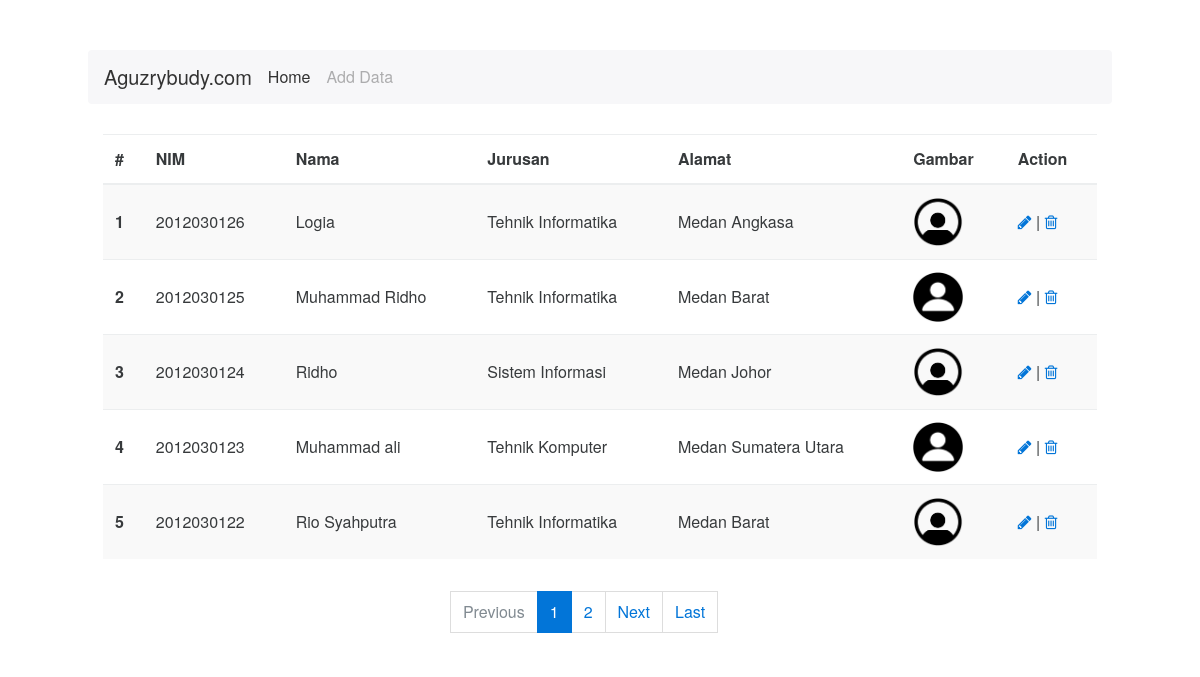
The page / on the database its author committed.
### tables this page shows
CREATE TABLE `mahasiswa` (
  `id` int(11) NOT NULL,
  `nim` varchar(255) DEFAULT NULL,
  `nama` varchar(255) DEFAULT NULL,
  `jurusan` varchar(255) DEFAULT NULL,
  `alamat` text,
  `gambar` varchar(255) DEFAULT NULL
);

### read.php (the view, shortened to what this page needs)
<table class="table table-striped">
    <thead>
      <tr>
        <th>#</th>
        <th>NIM</th>
        <th>Nama</th>
        <th>Jurusan</th>
        <th>Alamat</th>
        <th>Gambar</th>
        <th>Action</th>
      </tr>
    </thead>
    <tbody>
    <?php
      $mahasiswa=$mysqli->query("SELECT * FROM mahasiswa");
      while($m=mysqli_fetch_array($mahasiswa)){
    ?>
    <?php
      include"paging.php";
      $p   = new paging_mahasiswa;
      $batas  = 5;
      $posisi = $p->cariPosisi($batas);
      $mahasiswa=$mysqli->query("SELECT * FROM mahasiswa
      ORDER BY id DESC LIMIT  $posisi,$batas");
      $no=0;
      while($m=mysqli_fetch_array($mahasiswa)){
      $no++;
    ?>
      <tr>
        <th scope="row"><?php echo $no;?></th>
        <td><?php echo $m['nim']; ?></td>
        <td><?php echo $m['nama']; ?></td>
        <td><?php echo $m['jurusan']; ?></td>
        <td><?php echo $m['alamat']; ?></td>
        <td><img src="images/<?php echo $m['gambar'];?>" height="50"></td>
        <td>
         <a href="index.php?page=edit&id=<?php echo $m['id'];?>"><i class="fa fa-pencil"></i></a> |
         <a href="index.php?page=delete&id=<?php echo $m['id'];?>"><i class="fa fa-trash-o"></i></a>
        </td>
      </tr>
      <?php } ?>
    </tbody>
  </table>
<div class="halaman">
  <nav aria-label="...">
    <ul class="pagination">
    <?php } ?>
    <?php
        $jmldata     = mysqli_num_rows($mysqli->query("SELECT * FROM mahasiswa"));
        $jmlhalaman  = $p->jumlahHalaman($jmldata, $batas);
        $linkHalaman = $p->navHalaman($_GET['home'], $jmlhalaman);
        echo " <li  class='page-item'> $linkHalaman </li>";
    ?>
    </ul>
  </nav>
</div>

### index.php (shortened to what this page needs)
<!DOCTYPE html>
<html lang="en">
  <head>
    <link rel="stylesheet" href="css/bootstrap.css">
    <link rel="stylesheet" href="css/style.css">
    <link rel="stylesheet" href="font-awesome/css/font-awesome.min.css">
  </head>
  <body>
    <div id="wrapper">
      <nav class="navbar navbar-light bg-faded">
      <a class="navbar-brand" href="http://aguzrybudy.com">Aguzrybudy.com</a>
      <ul class="nav navbar-nav">
        <li class="nav-item active">
          <a class="nav-link" href="index.php">Home<span class="sr-only">(current)</span></a>
        </li>
        <li class="nav-item">
          <a class="nav-link" href="index.php?page=add">Add Data</a>
        </li>
      </ul>
      </nav>
      <div class="container box">
       <?php include "pages.php";?>
      </div>
    </div>
  </body>
</html>

### pages.php (shortened to what this page needs)
<?php
	include "koneksi.php";
     if ($_GET['page']=="add") {
		include "add.php";
	}
	else if ($_GET['page']=="create") {
		include "create.php";
	}
	else if ($_GET['page']=="edit") {
		include "edit.php";
	}
	else if ($_GET['page']=="update") {
		include "update.php";
	}
	else if ($_GET['page']=="delete") {
		include "delete.php";
	}
	else{
		include "read.php";
	}
?>

### paging.php (shortened to what this page needs)
<?php
class paging_mahasiswa{
	function cariPosisi($batas){
		if(empty($_GET['home'])){
			$posisi=0;
		}
		else{
			$posisi = ($_GET['home']-1) * $batas;
		}
			return $posisi;
		}
		function jumlahHalaman($jmldata, $batas){
		$jmlhalaman = ceil($jmldata/$batas);
		return $jmlhalaman;
		}
		function navHalaman($halaman_aktif, $jmlhalaman){
		$link_halaman = "<li class='page-item'></li>";
		if($halaman_aktif > 1){
			$prev = $halaman_aktif-1;
			$link_halaman .= "
			<li class='page-item'><a class='page-link' href=index.php?home>First</a></li>
			<li class='page-item'><a class='page-link' href=index.php?home=$prev> Prev</a></li>  ";
		}
		else{
			$link_halaman .= "  <li class='page-item disabled'><a class='page-link' href='#' tabindex='-1' aria-label='Previous'>  Previous </a></li>  ";
		}
		$angka = ($halaman_aktif > 3 ? "<li class='page-item'> <span aria-hidden='true'>...</span> " : " </li>");
		for ($i=$halaman_aktif-2; $i<$halaman_aktif; $i++){
		  if ($i < 1)
		  	continue;
			  $angka .= "<li class='page-item'><a class='page-link' href=index.php?home=$i>$i</a></li>  ";
		  }
		  $angka .= " <li class='page-item active'>  <a class='page-link' href='#'>$halaman_aktif</a> <span class='sr-only'>(current)</span></li>  ";
		for($i=$halaman_aktif+1; $i<($halaman_aktif+3); $i++){
		    if($i > $jmlhalaman)
		      break;
			  $angka .= "<li class='page-item'><a class='page-link' href=index.php?home=$i>$i</a></li>  ";
		    }
			$angka .= ($halaman_aktif+2<$jmlhalaman ? " <li class='page-item'>  <span aria-hidden='true'>...</span> <a  class='page-link' href=index.php?home=$jmlhalaman>  $jmlhalaman</a>  " : " </li>");
			$link_halaman .= "<li class='page-item'>$angka</li>";
			if($halaman_aktif < $jmlhalaman){
				$next = $halaman_aktif+1;
				$link_halaman .= "
				<li class='page-item'><a class='page-link' href=index.php?home=$next>Next</a></li>
				<li class='page-item'><a class='page-link' href=index.php?home=$jmlhalaman>Last </a><li>";
			}
			else{
				$prev = $halaman_aktif-1;
				$link_halaman .= " <li class='page-item'><a class='page-link' href='index.php?home=$next' aria-label='Next'> Next</a></li> ";
			}
				return $link_halaman;
		}
}
?>

### css/style.css (style rules this page uses)
#wrapper { width:1024px; height: auto; padding-top:50px; display: block; margin: auto; }
.box { padding-top:30px; }
.pagination { position: relative; left:35%; }
.table th, .table td, .table td > p { vertical-align: middle; }
.table td > p { margin-bottom:0px; }

### rows shown on the page
mahasiswa: nim "2012030126", nama "Logia", jurusan "Tehnik Informatika", alamat "Medan Angkasa", gambar (picture)
mahasiswa: nim "2012030125", nama "Muhammad Ridho", jurusan "Tehnik Informatika", alamat "Medan Barat", gambar (picture)
mahasiswa: nim "2012030124", nama "Ridho", jurusan "Sistem Informasi", alamat "Medan Johor", gambar (picture)
mahasiswa: nim "2012030123", nama "Muhammad ali", jurusan "Tehnik Komputer", alamat "Medan Sumatera Utara", gambar (picture)
mahasiswa: nim "2012030122", nama "Rio Syahputra", jurusan "Tehnik Informatika", alamat "Medan Barat", gambar (picture)

### other values the page prints
$halaman_aktif "1"
